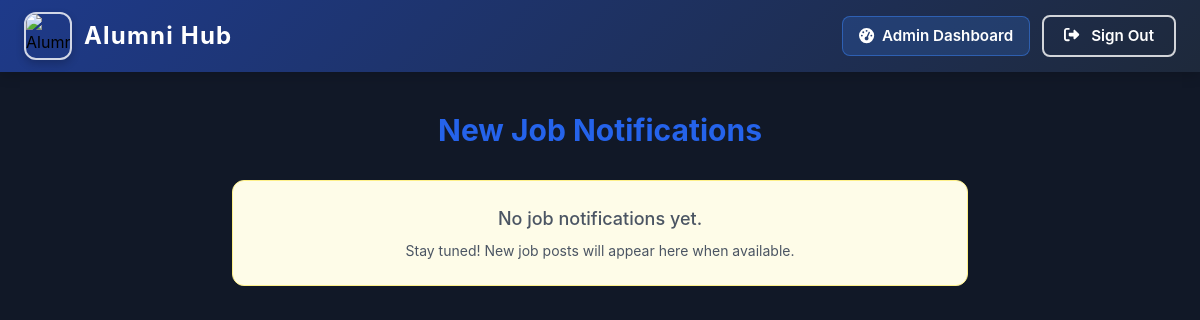
/notifications/ (signed in), run on an earlier commit of the app's database.
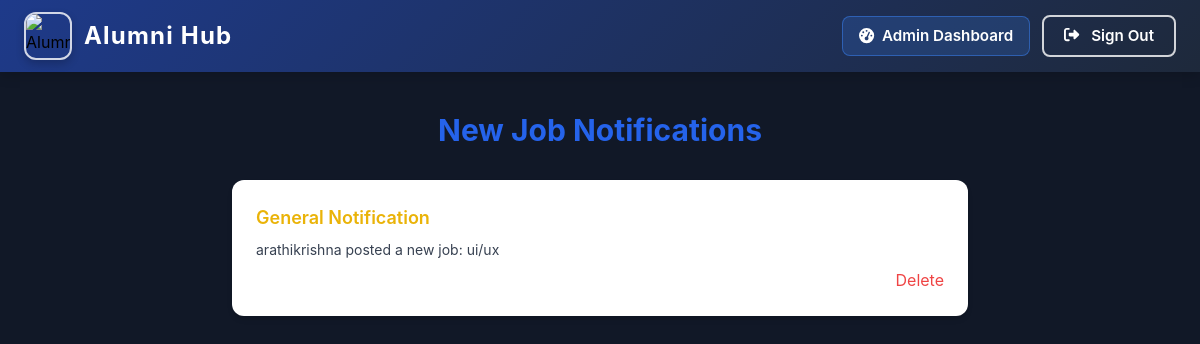
And on a later commit of the database.
### myapp/models.py (models this page shows, shortened)
class Notification(models.Model):
    user = models.ForeignKey(User, on_delete=models.CASCADE, related_name='notifications')
    message = models.TextField()
    created_at = models.DateTimeField(auto_now_add=True)
    is_read = models.BooleanField(default=False)
    job = models.ForeignKey('JobPost', on_delete=models.CASCADE, null=True, blank=True)  # New!

### myapp/views.py (the view)
# urls.py: path('notifications/', my_notifications, name='my_notifications'),
@login_required
def my_notifications(request):
    notifications = request.user.notifications.order_by('-created_at')
    request.user.notifications.filter(is_read=False).update(is_read=True)
    return render(request, 'notification.html', {'notifications': notifications})

### templates/notification.html
{% extends 'home.html' %}
{% block content %}
{% include "navbar.html" %}
<div class="max-w-3xl mx-auto mt-10 px-4">
    <h2 class="text-3xl font-bold text-center text-blue-600 mb-8">New Job Notifications</h2>
    {% if notifications %}
        <ul class="space-y-6">
            {% for note in notifications %}
                <li class="bg-white p-6 rounded-xl shadow-md">
                    <div class="text-lg font-semibold text-yellow-500">General Notification</div>
                    <p class="text-gray-700 mt-2 text-sm">
                        {{ note.posted_by.username }}{{ note.message|truncatechars:100 }}
                    </p>
                    <div class="mt-2 text-right">
                        <a href="{% url 'delete_notification' note.id %}" class="text-red-500 hover:text-red-700">Delete</a>
                    </div>
                </li>
            {% endfor %}
        </ul>
    {% else %}
        <div class="text-center text-gray-600 bg-yellow-50 border border-yellow-200 rounded-xl p-6 mt-6">
            <p class="text-lg font-medium">No job notifications yet.</p>
            <p class="text-sm mt-2">Stay tuned! New job posts will appear here when available.</p>
        </div>
    {% endif %}
</div>
{% endblock %}

What changed in the data, as far as the page shows it:
added Notification: message "arathikrishna posted a new job: ui/ux"
Also different on the page:
text no longer shown: "No job notifications yet. Stay tuned! New job posts will appear here when available."
